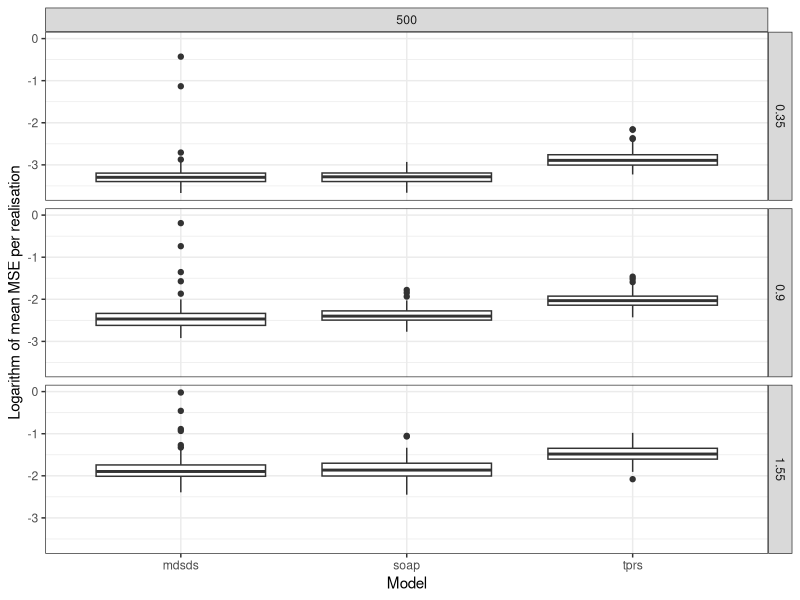

This figure's R source: (Note: this script raises an error after producing the figure.)
# make a boxplot of the ramsay results

library(ggplot2)


dat<-read.csv("wt2-res.csv")
dat<-dat[,-1]
names(dat)<-c("model","noise","n","i","mse","mdsdim")

dat<-dat[dat$n==500,]


theme_set(theme_bw())
p<-ggplot(dat)
p<-p+geom_boxplot(aes(x=model,y=log(mse)))
p<-p+facet_grid(noise~n)
p<-p+labs(x="Model",y="Logarithm of mean MSE per realisation")
p<-p+opts(panel.grid.major=theme_blank(),
          panel.grid.minor=theme_blank(),
          panel.background=theme_rect())
print(p)

ggsave(file="ramsay-result.eps",height=6,width=6)

## plot the MDS projection dimension
#dat<-dat[dat$model=="mdsds",]
#
#p<-ggplot(dat)
#p<-p+geom_histogram(aes(mdsdim))
#p<-p+facet_grid(noise~n)
#p<-p+opts(panel.grid.major=theme_blank(),
#          panel.grid.minor=theme_blank(),
#          panel.background=theme_rect())
#p<-p+labs(x="MDS dimension projection",y="Count")
#
#print(p)




# (paired) Wilcoxon signed rank test
tprs.dat<-dat[dat$model=="tprs",]
soap.dat<-dat[dat$model=="soap",]
mdsds.dat<-dat[dat$model=="mdsds",]

for(n in unique(tprs.dat$n)){
   for(noise in unique(tprs.dat$noise)){

      this.tprs<-tprs.dat[tprs.dat$n==n & tprs.dat$noise==noise,]
      this.soap<-soap.dat[soap.dat$n==n & soap.dat$noise==noise,]
      this.mdsds<-mdsds.dat[mdsds.dat$n==n & mdsds.dat$noise==noise,]

      p<-wilcox.test(this.tprs$mse,this.soap$mse,paired=TRUE)$p.value
      cat("tprs n=",n,"noise=",noise,
          sign(median(this.soap$mse)-median(this.tprs$mse)),"p=",p,"\n")

      p<-wilcox.test(this.mdsds$mse,this.soap$mse,paired=TRUE)$p.value
      cat("mdsds n=",n,"noise=",noise,
           sign(median(this.soap$mse)-median(this.mdsds$mse)),"p=",p,"\n")

   }
}



median(mdsds.dat$mdsdim)
